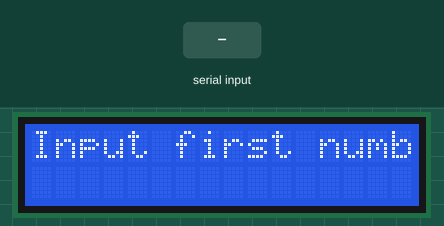
This sketch was run on a simulated Arduino Uno, built with avr-gcc and run on an emulated ATmega328P. On the bench: 16×2 character LCD. The inputs (shaded band) are chosen by the test bench. What the sketch prints to the serial monitor is not drawn.

Above: at 1.2 s.
1.3 s: "90/45\n" received over Serial
At 1.8 s:
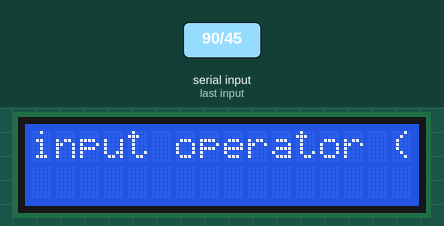
3.8 s: "+" received over Serial
At 5.4 s:
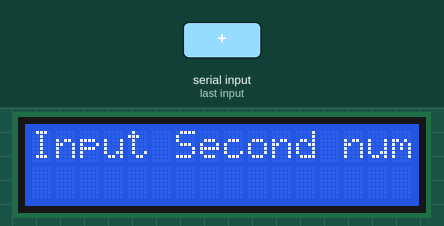
6.3 s: "-" received over Serial
At 8.3 s:
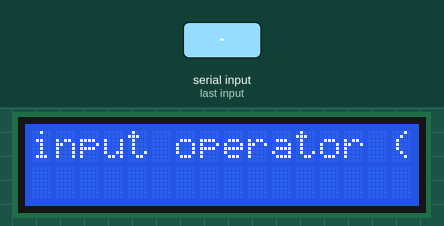
8.8 s: "*" received over Serial
At 10.6 s:
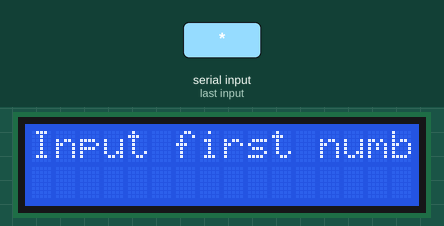
Timing chart, 0 to 12.1 s (numbered marks = the images above; inputs shaded):
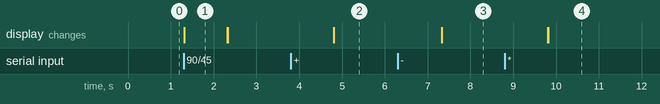

Measured:
- after the input at 1.3 s, the display: changes at once (image 1)
- after the input at 3.8 s, the display: changes after 1.0 s (image 2)
- after the input at 6.3 s, the display: changes after 1.0 s (image 3)
- after the input at 8.8 s, the display: first changes after 1.0 s (image 4 shows a later state)
- what the display in image 1 shows lasts 1.0 s, from 1.3 s to 2.3 s

The sketch:

LCDCalculator.ino
```cpp
#include <LiquidCrystal.h>

int rs = 7;
int en = 8;
int d4 = 9;
int d5 = 10;
int d6 = 11;
int d7 = 12;
int dt = 500;

LiquidCrystal lcd(rs, en, d4, d5, d6, d7);
float firstnum;
float secnum;
float answer;

String Op;

void setup() {
  // put your setup code here, to run once:
  Serial.begin(9600);
  lcd.begin(16, 2);
}

void loop() {
  // put your main code here, to run repeatedly:
  lcd.setCursor(0, 0);
  lcd.print("Input first number ?");
  Serial.print("Input first number ?");

  while (Serial.available() == 0) {
  }

  firstnum = Serial.parseFloat();
  lcd.clear();

  lcd.setCursor(0, 0);
  lcd.print("Input Second number ?");
  while (Serial.available() == 0) {
  }
  Serial.println("Input Second number ?");

  secnum = Serial.parseFloat();
  lcd.clear();

  lcd.setCursor(0, 0);
  lcd.print("input operator (*,-,+,/)");
  Serial.println("input operator (*,-,+,/)");
  while (Serial.available() == 0) {
  }

  Op = Serial.readString();

  if (Op == "+") {
    answer = firstnum + secnum;
  }
  else if (Op == "-") {
    answer = firstnum - secnum;
  }
  else if (Op == "*") {
    answer = firstnum * secnum;
  }
  if (Op == "/") {
    answer = firstnum / secnum;
  }

  lcd.clear();
  lcd.setCursor(0, 0);
  lcd.print(firstnum);
  lcd.print(Op);
  lcd.print(secnum);
  lcd.print(" = ");
  lcd.print(" answer ");
  lcd.setCursor(0, 1);
  lcd.clear();
}
```
